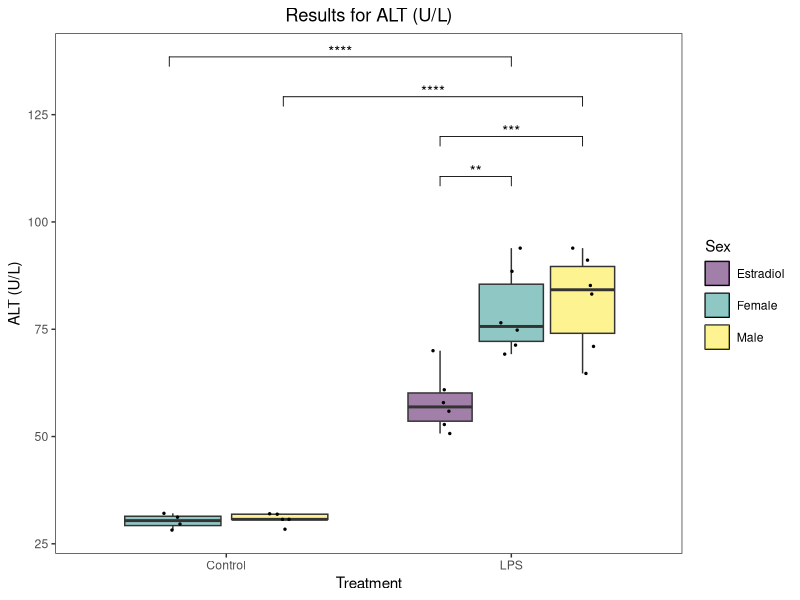
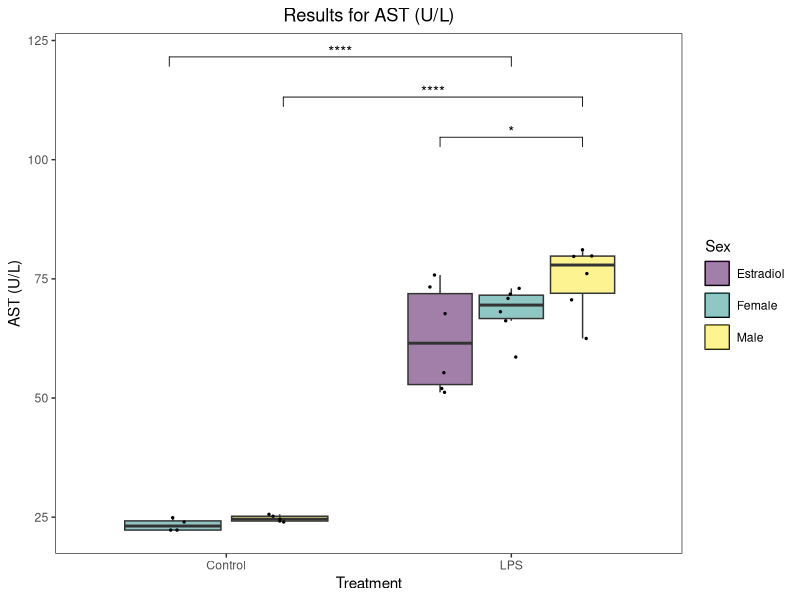
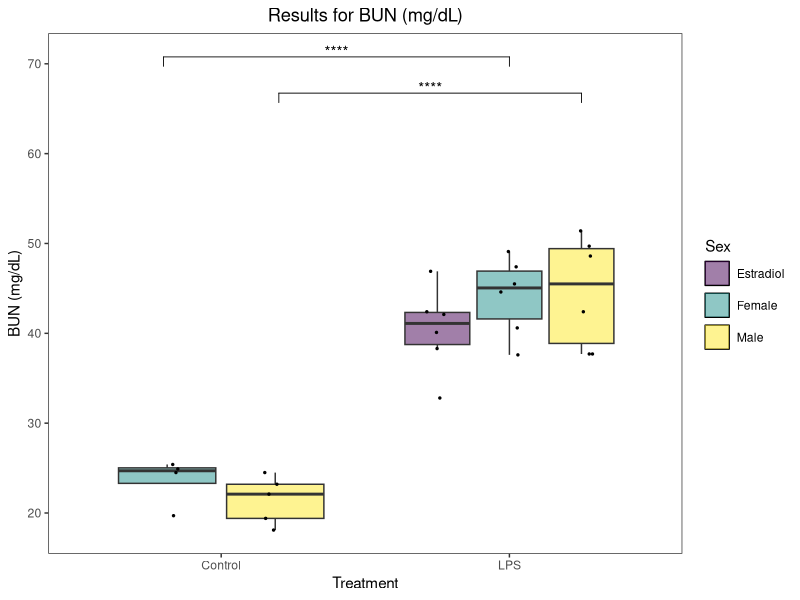
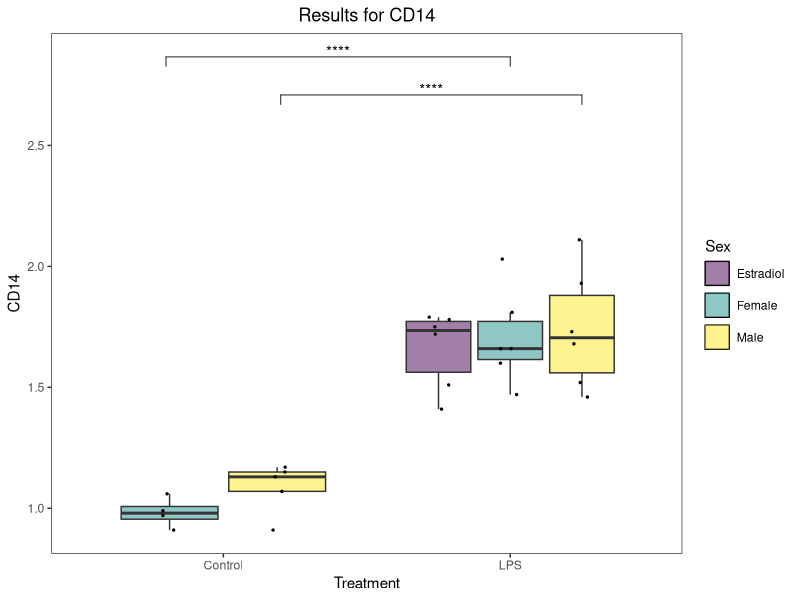
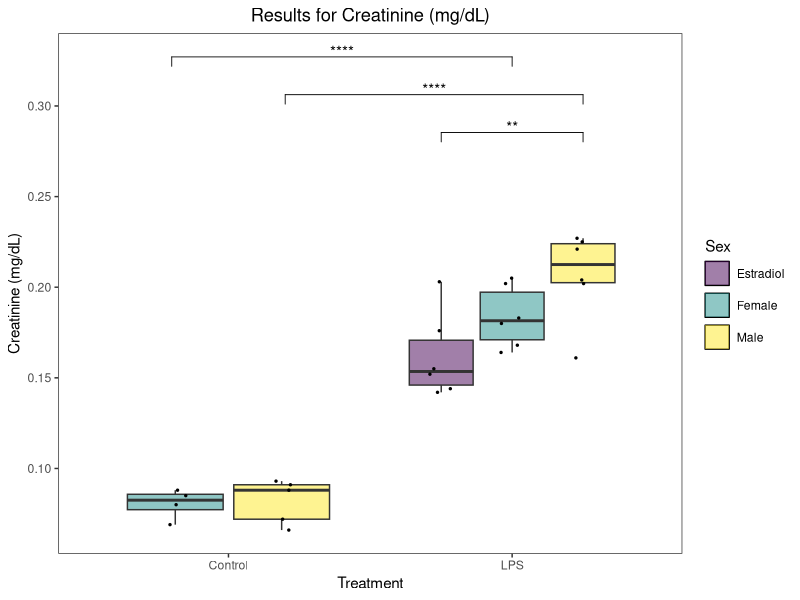
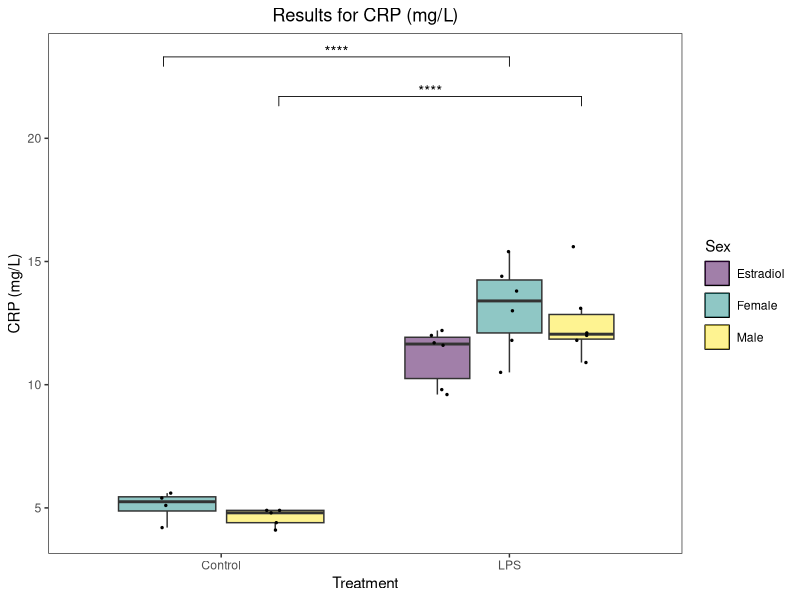
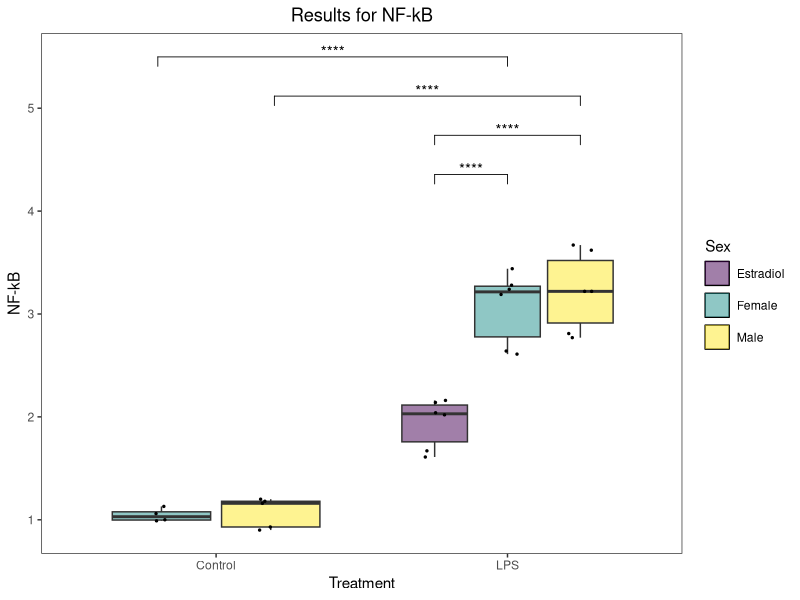
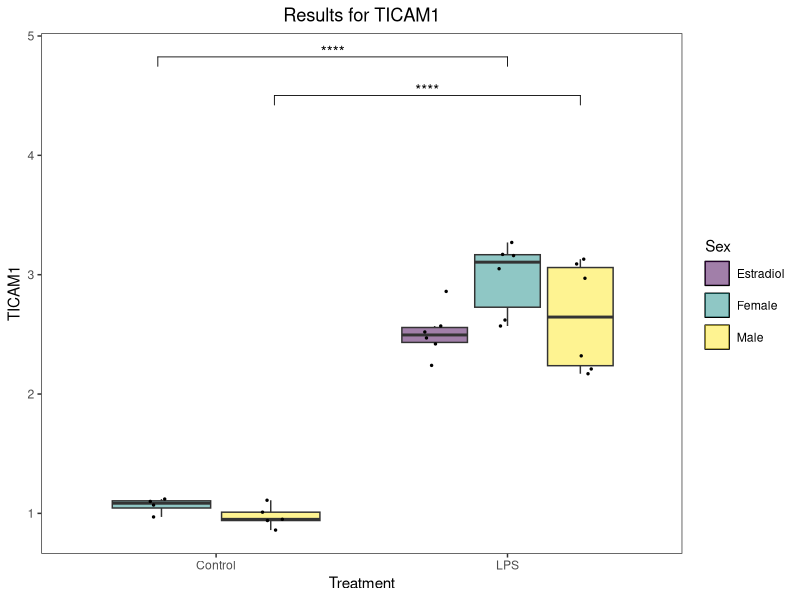

Generate these figures, in order, with R:
####### PREAMBLE ###############################################################

requiredPackages <- c("readxl", "dplyr", "ggplot2", "viridis", "rstatix", "tidyr", "ggpubr", "patchwork")


ipak <- function(pkg){
  new.pkg <- pkg[!(pkg %in% installed.packages()[, "Package"])]
  if (length(new.pkg))
    install.packages(new.pkg, dependencies = TRUE)
  sapply(pkg, require, character.only = TRUE)
}

ipak(requiredPackages)

#Set your working directory
setwd("~/R/SepticShock")


####### DATA PREP ##############################################################

# Read the original data from the first sheet "Clinical Data" to get the original column names
original_data <- read_excel("SepticShockDataR.xlsx", sheet = "Core Data")

# Create a mapping of original names to modified names
original_names <- names(original_data)[-1:-4]
modified_names <- make.names(original_names)
name_mapping <- setNames(original_names, modified_names)

# Read the data and rename columns
data <- original_data %>%
  rename_all(make.names)

# Convert to tidy format
tidy_data<-data %>% 
  pivot_longer(cols = AST..U.L.:CD14, names_to = "Observation", values_to = "Values") %>%
  mutate("Sex:Treatment" = paste0(Sex, ":", Treatment)) %>%
  drop_na(Values)

tidy_data$`Sex:Treatment` <- factor(tidy_data$`Sex:Treatment`, 
                                    levels = c("Female:Control", 
                                               "Male:Control", 
                                               "Estradiol:LPS", 
                                               "Female:LPS", 
                                               "Male:LPS"))
tidy_data$Patient.ID <- factor(tidy_data$Patient.ID)
tidy_data$Species <- factor(tidy_data$Species)
tidy_data$Sex <- factor(tidy_data$Sex)
tidy_data$Treatment <- factor(tidy_data$Treatment)
tidy_data$Observation <- factor(tidy_data$Observation)


####### ANALYSIS ###############################################################

# Calculate means and standard deviations
mean_sd_table <- tidy_data %>%
  group_by(Observation, `Sex:Treatment`) %>%
  summarize(Mean = mean(Values, na.rm = TRUE),
            Std_Dev = sd(Values, na.rm = TRUE)) %>%
  mutate(Formatted = paste0(round(Mean, 2), " ± ", round(Std_Dev, 2))) %>%
  select(Observation, `Sex:Treatment`, Formatted) %>%
  pivot_wider(names_from = `Sex:Treatment`, 
              values_from = Formatted, 
              names_glue = "{gsub(':', ' ', `Sex:Treatment`)}") %>%
  group_by(Observation) %>%
  summarize(across(everything(), ~ paste(na.omit(.), collapse = ""))) %>%
  ungroup() %>%
  # Replace observation names with original names
  mutate(Observation = name_mapping[Observation])

# Save the Stats table to a CSV file
write.csv(mean_sd_table, "SSD_Core_StatsTable.csv", row.names = FALSE, fileEncoding = "UTF-8")

# Perform Tukey's HSD test
tidy_tukey<-tidy_data %>% 
  group_by(Observation) %>% 
  tukey_hsd(Values ~ Sex * Treatment) %>%
  ungroup()


write.csv(tidy_tukey, "SSD_Core_TukeyHSD.csv", row.names = FALSE) 

# Filter to retain only Group Differences between reasonable groups
tidy_tukey<-tidy_tukey %>%
  filter(term == "Sex:Treatment") %>%
  filter(group1 != "Female:Control" | group2 != "Male:LPS") %>%
  filter(group1 != "Female:Control" | group2 != "Estradiol:LPS") %>%
  filter(group1 != "Male:Control" | group2 != "Female:LPS") %>%
  filter(group1 != "Estradiol:Control") %>%
  filter(group1 != "Male:Control" | group2 != "Estradiol:LPS")  %>%
  filter(p.adj.signif != 'ns') 


# Filter to retain sets where at least one p-value is less than 0.05
sig_observations <- tidy_tukey %>%
  group_by(Observation) %>%
  filter(any(p.adj < 0.05)) %>%
  ungroup()

# Extract unique names of significant observations
sig_observations <- sig_observations %>%
  distinct(Observation)

write.csv(sig_observations, "SSD_Core_Sig_Observations.csv", row.names = FALSE)

plots_list <- list()


####### INDIVIDUAL PLOTTING ####################################################

for (observation in sig_observations$Observation) {
  original_observation <- name_mapping[[observation]]
  
  plot_data <- tidy_data %>%
    filter(Observation == observation) %>%
    dplyr::select(Sex, Treatment, 'Sex:Treatment', Values)
  plot_tukey <- tidy_tukey %>%
    filter(Observation == observation)
  plot_tukey <- plot_tukey %>%  
    add_y_position(test = ., 
                   data = plot_data, 
                   formula = Values ~ Sex:Treatment, 
                   fun = "max", 
                   scales = "free", 
                   comparisons = list(c("Female:LPS", "Male:LPS"),
                                      c("Estradiol:LPS", "Female:LPS"),
                                      c("Estradiol:LPS", "Male:LPS"),
                                      c("Male:Control", "Male:LPS"), 
                                      c("Female:Control", "Female:LPS")),
                   step.increase = 0.12) %>%
    add_x_position(test = ., x = 'Sex:Treatment')
  
  plot_tukey <- mutate(plot_tukey, xmin = case_when(xmin == 1 ~ 0.8,
                                                    xmin == 2 ~ 1.2,
                                                    xmin == 3 ~ 1.75,
                                                    xmin == 4 ~ 2))
  plot_tukey <- mutate(plot_tukey, xmax = case_when(xmax == 2 ~ 1.2,
                                                    xmax == 3 ~ 1.75,
                                                    xmax == 4 ~ 2,
                                                    xmax == 5 ~ 2.25))
  
  p <- ggplot(plot_data, 
              aes(x = Treatment, y = !!rlang::sym("Values"))) +
    geom_boxplot(outlier.shape = NA, 
                 aes(fill = Sex), 
                 key_glyph = draw_key_rect) +  # Remove outliers from boxplot to avoid duplication with jitter
    geom_point(aes(fill = Sex), 
               size = 0.5, 
               position=position_jitterdodge(jitter.width = 0.2), 
               show.legend = F) +
    labs(title = paste("Results for", original_observation),
         y = original_observation) +
    stat_pvalue_manual(plot_tukey, 
                       label = "p.adj.signif", 
                       y.position = "y.position", 
                       size = 3.88,
                       xmin = "xmin",
                       xmax = "xmax", 
                       hide.ns = TRUE, 
                       tip.length = 0.02, 
                       bracket.nudge.y = 0) +
    scale_fill_viridis(discrete = TRUE, 
                       alpha = 0.5, 
                       option="viridis") + 
    theme_bw() +
    theme(panel.grid.major = element_blank(),
          panel.grid.minor = element_blank(),
          plot.title = element_text(hjust = 0.5),
          legend.key = element_rect(color = "black"), 
          legend.key.spacing.y = unit(0.2, "cm"))
  
  print(p)
  
  # Save each plot as a PNG file
  ggsave(filename = paste0("boxplot_", 
                           observation, 
                           ".png"), 
         path = '~/R/SepticShock/Plots/Core',
         plot = p, 
         width = 8, 
         height = 6)
}


####### GRID PLOTTING ##########################################################

for (observation in sig_observations$Observation) {
  original_observation <- name_mapping[[observation]]
  
  plot_data <- tidy_data %>%
    filter(Observation == observation) %>%
    dplyr::select(Sex, Treatment, 'Sex:Treatment', Values)
  plot_tukey <- tidy_tukey %>%
    filter(Observation == observation)
  plot_tukey <- plot_tukey %>%  
    add_y_position(test = ., 
                   data = plot_data, 
                   formula = Values ~ Sex:Treatment, 
                   fun = "max", 
                   scales = "free", 
                   comparisons = list(c("Female:LPS", "Male:LPS"),
                                      c("Estradiol:LPS", "Female:LPS"),
                                      c("Estradiol:LPS", "Male:LPS"),
                                      c("Male:Control", "Male:LPS"), 
                                      c("Female:Control", "Female:LPS"),
                                      c("Female:Control", "Male:Control")), 
                   step.increase = 0.12) %>%
    add_x_position(test = ., x = 'Sex:Treatment')
  
  plot_tukey <- mutate(plot_tukey, xmin = case_when(xmin == 1 ~ 0.8,
                                                    xmin == 2 ~ 1.2,
                                                    xmin == 3 ~ 1.75,
                                                    xmin == 4 ~ 2))
  plot_tukey <- mutate(plot_tukey, xmax = case_when(xmax == 2 ~ 1.2,
                                                    xmax == 3 ~ 1.75,
                                                    xmax == 4 ~ 2,
                                                    xmax == 5 ~ 2.25))
  
  p <- ggplot(plot_data, 
              aes(x = Treatment, y = !!rlang::sym("Values"))) +
    geom_boxplot(outlier.shape = NA, 
                 aes(fill = Sex), 
                 key_glyph = draw_key_rect) +  # Remove outliers from boxplot to avoid duplication with jitter
    geom_point(aes(fill = Sex), 
               size = 0.5, 
               position=position_jitterdodge(jitter.width = 0.2), 
               show.legend = FALSE) +  # Disable legend for now
    labs(title = paste(" "),
         y = original_observation) +
    stat_pvalue_manual(plot_tukey, 
                       label = "p.adj.signif", 
                       y.position = "y.position", 
                       size = 3.88,
                       xmin = "xmin",
                       xmax = "xmax", 
                       hide.ns = TRUE, 
                       tip.length = 0.02, 
                       bracket.nudge.y = 0) +
    scale_fill_viridis(discrete = TRUE, 
                       alpha = 0.5, 
                       option="viridis") + 
    theme_bw() +
    theme(panel.grid.major = element_blank(),
          panel.grid.minor = element_blank(),
          plot.title = element_text(hjust = 0.5),
          legend.key = element_rect(color = "black"), 
          legend.key.spacing.y = unit(0.2, "cm"),
          legend.position = "none")  # Remove legend
  
  # Store the plot without the legend in the list
  plots_list[[observation]] <- p
}

# Combine plots into a 2x2 grid with a shared legend
plot_2x2 <- (plots_list[[sig_observations$Observation[4]]] + plots_list[[sig_observations$Observation[9]]]) / 
  (plots_list[[sig_observations$Observation[8]]] + plots_list[[sig_observations$Observation[7]]]) + 
  plot_layout(guides = "collect") & theme(legend.position = 'right',
                                          legend.text = element_text(size = 12.5),
                                          legend.title = element_text(size = 15),
                                          legend.key.size = unit(1.25, "cm"),
                                          legend.spacing.x = unit(1, 'cm'))
plot_2x2 <- plot_2x2 + plot_annotation(tag_levels = c('A', '1')) & 
  theme(plot.tag.position = c(0, 1),
        plot.tag = element_text(size = 18, hjust = 0, vjust = 0.7))

# Combine plots into a 2x3 grid with a shared legend
plot_2x3 <- (plots_list[[sig_observations$Observation[1]]] + plots_list[[sig_observations$Observation[2]]] + plot_layout(tag_level = 'new')) / 
  (plots_list[[sig_observations$Observation[3]]] + plots_list[[sig_observations$Observation[5]]] + plot_layout(tag_level = 'new')) / 
  (plots_list[[sig_observations$Observation[6]]] + plots_list[[sig_observations$Observation[10]]] + plot_layout(tag_level = 'new')) + 
  plot_layout(guides = "collect") & theme(legend.position = 'right',
                                          legend.text = element_text(size = 15),
                                          legend.title = element_text(size = 18),
                                          legend.key.size = unit(1.5, "cm"),
                                          legend.spacing.x = unit(1, 'cm')) 

plot_2x3 <- plot_2x3 + plot_annotation(tag_levels = c('A', '1')) & 
  theme(plot.tag.position = c(0, 1),
        plot.tag = element_text(size = 18, hjust = 0, vjust = 0.7))


# Save the combined plots
ggsave(filename = "InflammatoryMarkers.png",
       path = '~/R/SepticShock/Plots/Core',
       plot = plot_2x2, 
       width = 16, 
       height = 12)
ggsave(filename = "TargetOrgans.png",
       path = '~/R/SepticShock/Plots/Core',
       plot = plot_2x3, 
       width = 16, 
       height = 18)

